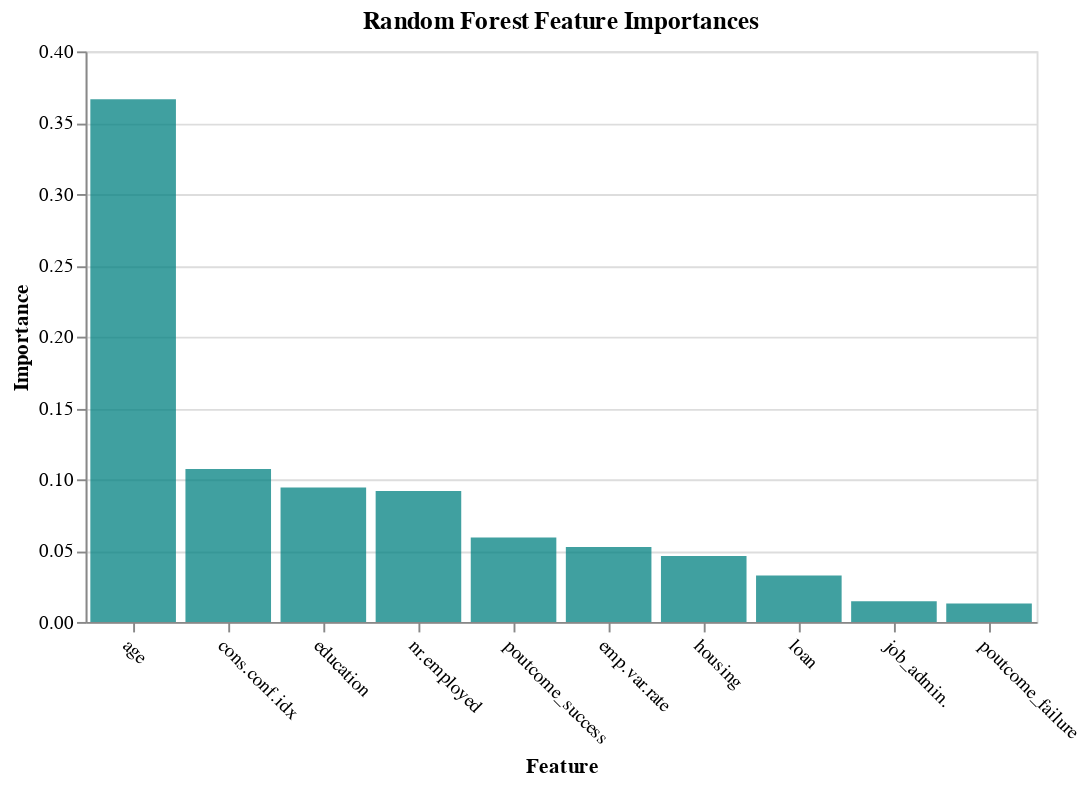

The notebook cell saved with this chart:
### Markdown cell above
The below snippet depicts a function to visualize the important features against the best features obtained from the Random Forest Importance algorithm.

### Code cell
def plot_imp(best_features, scores, method_name, color):
    
    df = pd.DataFrame({'features': best_features, 
                       'importances': scores})
    
    chart = alt.Chart(df, 
                      width=500, 
                      title=method_name + ' Feature Importances'
                     ).mark_bar(opacity=0.75, 
                                color=color).encode(
        alt.X('features', title='Feature', sort=None, axis=alt.AxisConfig(labelAngle=45)),
        alt.Y('importances', title='Importance')
    )
    
    return chart

plot_imp(best_features, feature_importances, 'Random Forest', 'teal')

### Figure 1 — Vega-Lite specification as saved in the notebook (floating-point values rounded to 4 significant figures)
{"config": {"view": {"continuousWidth": 400, "continuousHeight": 300}}, "data": {"name": "data-285379723e407a06048ae751cf737402"}, "mark": {"type": "bar", "color": "teal", "opacity": 0.75}, "encoding": {"x": {"type": "nominal", "axis": {"labelAngle": 45}, "field": "features", "sort": null, "title": "Feature"}, "y": {"type": "quantitative", "field": "importances", "title": "Importance"}}, "title": "Random Forest Feature Importances", "width": 500, "$schema": "https://vega.github.io/schema/vega-lite/v4.8.1.json", "datasets": {"data-285379723e407a06048ae751cf737402": [{"features": "age", "importances": 0.3665}, {"features": "cons.conf.idx", "importances": 0.1072}, {"features": "education", "importances": 0.09425}, {"features": "nr.employed", "importances": 0.09174}, {"features": "poutcome_success", "importances": 0.05927}, {"features": "emp.var.rate", "importances": 0.05253}, {"features": "housing", "importances": 0.04628}, {"features": "loan", "importances": 0.03254}, {"features": "job_admin.", "importances": 0.01458}, {"features": "poutcome_failure", "importances": 0.0129}]}}
